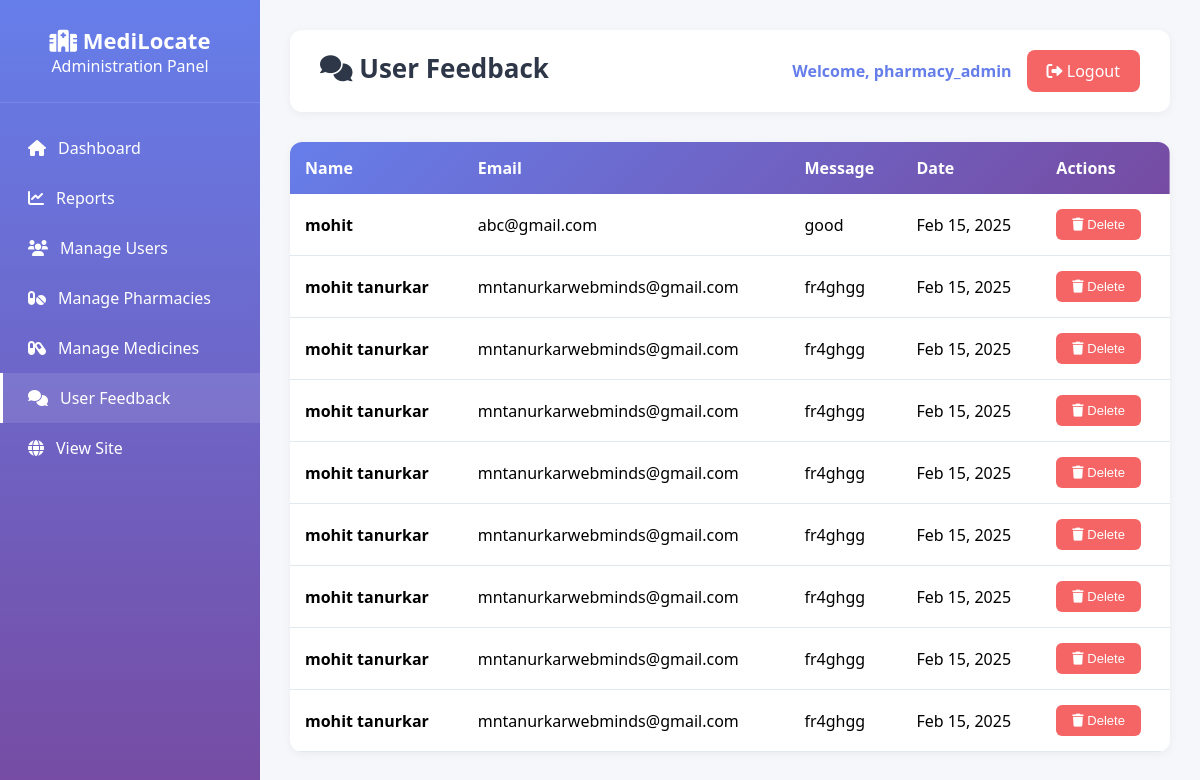
Page /admin-ml/feedback/ (signed in) on the committed database.
### webapp/models.py (models this page shows, shortened)
class Feedback(models.Model):
    name = models.CharField(max_length=255)
    email = models.EmailField()
    message = models.TextField()
    submitted_at = models.DateTimeField(auto_now_add=True)

### webapp/admin_views.py (the view)
# urls.py: path('admin-ml/feedback/', admin_views.admin_feedback, name='admin_feedback'),
@login_required
@user_passes_test(is_admin)
def admin_feedback(request):
    feedbacks = Feedback.objects.all().order_by('-id')
    paginator = Paginator(feedbacks, 20)
    page = request.GET.get('page', 1)
    feedbacks_page = paginator.get_page(page)
    context = {
        'feedbacks': feedbacks_page,
        'admin_user': request.user,
    }
    return render(request, 'admin/feedback.html', context)

### webapp/admin_views.py (called while the page is built)
def is_admin(user):
    if not user.is_authenticated:
        return False
    return user.is_staff or (hasattr(user, 'profile') and user.profile.role == 'ADMIN')

### webapp/templates/admin/feedback.html (shortened to what this page needs)
{% load static %}
<!DOCTYPE html>
<html lang="en">
<head>
    <link rel="stylesheet" href="https://cdnjs.cloudflare.com/ajax/libs/font-awesome/6.0.0/css/all.min.css">
</head>
<body>
    <div class="sidebar">
        <div class="sidebar-header"><h2><i class="fas fa-hospital"></i> MediLocate</h2><p>Administration Panel</p></div>
        <nav class="sidebar-menu">
            <a href="{% url 'admin_dashboard_main' %}" class="menu-item"><i class="fas fa-home"></i><span>Dashboard</span></a>
            <a href="{% url 'admin_reports' %}" class="menu-item"><i class="fas fa-chart-line"></i><span>Reports</span></a>
            <a href="{% url 'admin_users' %}" class="menu-item"><i class="fas fa-users"></i><span>Manage Users</span></a>
            <a href="{% url 'admin_pharmacies' %}" class="menu-item"><i class="fas fa-pills"></i><span>Manage Pharmacies</span></a>
            <a href="{% url 'admin_medicines' %}" class="menu-item"><i class="fas fa-capsules"></i><span>Manage Medicines</span></a>
            <a href="{% url 'admin_feedback' %}" class="menu-item active"><i class="fas fa-comments"></i><span>User Feedback</span></a>
            <a href="{% url 'home' %}" class="menu-item"><i class="fas fa-globe"></i><span>View Site</span></a>
        </nav>
    </div>
    <div class="main-content">
        <div class="top-bar">
            <h1><i class="fas fa-comments"></i> User Feedback</h1>
            <div style="display: flex; gap: 15px; align-items: center;">
                <span style="color: #667eea; font-weight: 600;">Welcome, {{ admin_user.username }}</span>
                <a href="{% url 'admin_logout' %}" class="logout-btn"><i class="fas fa-sign-out-alt"></i> Logout</a>
            </div>
        </div>
        <div class="table-container">
            <table>
                <thead><tr><th>Name</th><th>Email</th><th>Message</th><th>Date</th><th>Actions</th></tr></thead>
                <tbody>
                    {% for feedback in feedbacks %}
                    <tr>
                        <td><strong>{{ feedback.name }}</strong></td>
                        <td>{{ feedback.email }}</td>
                        <td style="max-width: 300px;">{{ feedback.message|truncatewords:15 }}</td>
                        <td>{{ feedback.submitted_at|date:"M d, Y" }}</td>
                        <td>
                            <form method="POST" action="{% url 'admin_feedback_delete' feedback.id %}" style="display: inline;" onsubmit="return confirm('Delete this feedback?')">
                                <button type="submit" class="btn-delete"><i class="fas fa-trash"></i> Delete</button>
                            </form>
                        </td>
                    </tr>
                    {% empty %}
                    <tr><td colspan="5" style="text-align: center; padding: 40px;">No feedback available</td></tr>
                    {% endfor %}
                </tbody>
            </table>
        </div>
    </div>
</body>
</html>

### webapp/templates/admin/feedback.html (style rules this page uses)
* { margin: 0; padding: 0; box-sizing: border-box; }
body { font-family: 'Segoe UI', sans-serif; background: #f5f7fa; }
.sidebar { position: fixed; left: 0; top: 0; bottom: 0; width: 260px; background: linear-gradient(180deg, #667eea 0%, #764ba2 100%); color: white; overflow-y: auto; }
.sidebar-header { padding: 25px 20px; text-align: center; border-bottom: 1px solid rgba(255,255,255,0.1); }
.sidebar-header h2 { font-size: 22px; }
.sidebar-menu { padding: 20px 0; }
.menu-item { padding: 14px 25px; display: flex; align-items: center; gap: 12px; color: white; text-decoration: none; transition: all 0.3s; border-left: 3px solid transparent; }
.menu-item:hover, .menu-item.active { background: rgba(255,255,255,0.1); border-left-color: white; }
.main-content { margin-left: 260px; padding: 30px; }
.top-bar { background: white; padding: 20px 30px; border-radius: 12px; box-shadow: 0 2px 10px rgba(0,0,0,0.05); display: flex; justify-content: space-between; margin-bottom: 30px; }
.top-bar h1 { font-size: 26px; color: #2d3748; }
.logout-btn { padding: 10px 20px; background: #f56565; color: white; border: none; border-radius: 8px; text-decoration: none; }
.table-container { background: white; border-radius: 12px; box-shadow: 0 2px 10px rgba(0,0,0,0.05); overflow: hidden; }
table { width: 100%; border-collapse: collapse; }
thead { background: linear-gradient(135deg, #667eea, #764ba2); color: white; }
th, td { padding: 15px; text-align: left; }
td { border-bottom: 1px solid #e2e8f0; }
.btn-delete { padding: 8px 16px; border: none; border-radius: 6px; background: #f56565; color: white; display: inline-block; font-size: 13px; cursor: pointer; }

### rows in the picture
Feedback: name "mohit", email "abc@gmail.com", message "good", submitted_at "Feb 15, 2025"
Feedback: name "mohit tanurkar", email "mntanurkarwebminds@gmail.com", message "fr4ghgg", submitted_at "Feb 15, 2025"
Feedback: name "mohit tanurkar", email "mntanurkarwebminds@gmail.com", message "fr4ghgg", submitted_at "Feb 15, 2025"
Feedback: name "mohit tanurkar", email "mntanurkarwebminds@gmail.com", message "fr4ghgg", submitted_at "Feb 15, 2025"
Feedback: name "mohit tanurkar", email "mntanurkarwebminds@gmail.com", message "fr4ghgg", submitted_at "Feb 15, 2025"
Feedback: name "mohit tanurkar", email "mntanurkarwebminds@gmail.com", message "fr4ghgg", submitted_at "Feb 15, 2025"
Feedback: name "mohit tanurkar", email "mntanurkarwebminds@gmail.com", message "fr4ghgg", submitted_at "Feb 15, 2025"
Feedback: name "mohit tanurkar", email "mntanurkarwebminds@gmail.com", message "fr4ghgg", submitted_at "Feb 15, 2025"
Feedback: name "mohit tanurkar", email "mntanurkarwebminds@gmail.com", message "fr4ghgg", submitted_at "Feb 15, 2025"

### other values in the picture
{{ admin_user.username }} "pharmacy_admin"
